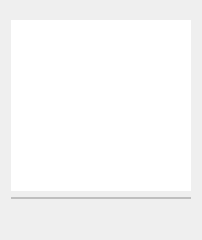
<?xml version="1.0" encoding="UTF-8"?>
<ui version="4.0">
 <class>CustomLayoutPanel</class>
 <widget class="QWidget" name="CustomLayoutPanel">
  <property name="geometry">
   <rect>
    <x>0</x>
    <y>0</y>
    <width>202</width>
    <height>240</height>
   </rect>
  </property>
  <property name="windowTitle">
   <string>Form</string>
  </property>
  <layout class="QVBoxLayout" name="verticalLayout">
   <property name="topMargin">
    <number>20</number>
   </property>
   <item>
    <widget class="QListWidget" name="listWidget">
     <property name="focusPolicy">
      <enum>Qt::NoFocus</enum>
     </property>
     <property name="styleSheet">
      <string notr="true">QListWidget
{
outline: none;
}
QListWidget::item
{
border: 1px solid transparent;
border-radius: 3px;
height: 30px;
padding-left: 10px;
background-color: transparent;
color: #4A4A4A;
}
QListWidget::item:hover
{
border: 1px solid #71D6FC;
border-radius: 3px;
}
QListWidget::item:selected
{
color: #0AA9E3;
}</string>
     </property>
     <property name="frameShape">
      <enum>QFrame::NoFrame</enum>
     </property>
    </widget>
   </item>
   <item>
    <widget class="Line" name="line">
     <property name="minimumSize">
      <size>
       <width>0</width>
       <height>2</height>
      </size>
     </property>
     <property name="maximumSize">
      <size>
       <width>16777215</width>
       <height>2</height>
      </size>
     </property>
     <property name="styleSheet">
      <string notr="true">border: 0px;
background-color: rgb(191, 191, 191);</string>
     </property>
     <property name="orientation">
      <enum>Qt::Horizontal</enum>
     </property>
    </widget>
   </item>
   <item>
    <layout class="QHBoxLayout" name="horizontalLayout_2">
     <item>
      <widget class="MyToolButton" name="toolButtonSettings">
       <property name="minimumSize">
        <size>
         <width>24</width>
         <height>24</height>
        </size>
       </property>
       <property name="maximumSize">
        <size>
         <width>24</width>
         <height>24</height>
        </size>
       </property>
       <property name="styleSheet">
        <string notr="true">QToolButton
{
	border: 0px;
	background-color: transparent;
	border-image: url(:/liveview_occupancy/liveview_occupancy/setting_gray.png);
}
QToolButton:hover
{
	border-image: url(:/liveview_occupancy/liveview_occupancy/setting_blue.png);
}
QToolButton:pressed
{
	border-image: url(:/liveview_occupancy/liveview_occupancy/setting_gray.png);
}</string>
       </property>
       <property name="text">
        <string/>
       </property>
      </widget>
     </item>
    </layout>
   </item>
  </layout>
 </widget>
 <customwidgets>
  <customwidget>
   <class>MyToolButton</class>
   <extends>QToolButton</extends>
   <header>mytoolbutton.h</header>
  </customwidget>
 </customwidgets>
 <resources/>
 <connections/>
</ui>
